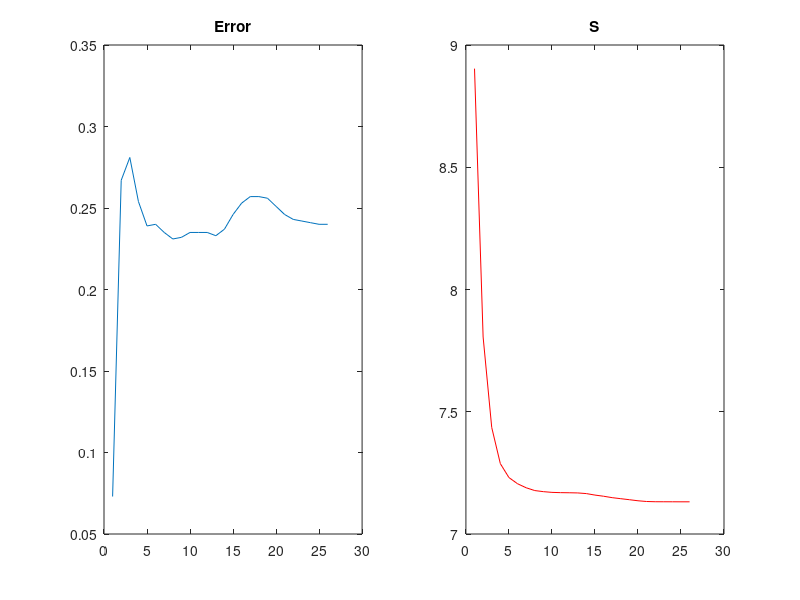

The MATLAB source for this figure:
a = fopen('digitdata.txt');
totaldat = textscan(a,'%s','Delimiter','\n');
data = totaldat{1};
imagestore = zeros(1000,159);

a2 = fopen('digitlabels.txt');
totaldat2 = textscan(a2,'%s','Delimiter','\n');
data2 = totaldat2{1};

for i = 1:1000
    imageobt = data{i+1};
    image = strsplit(imageobt);
    labelobt = data2{i+1};
    label = strsplit(labelobt);
    for j = 2:size(image,2)
         s = strrep(image{j}, 'pixel', '');
         s = strrep(s, '"', '');
         labeler = str2double(label{2});
         %imagestore(i,j-1) = str2double(s);
         imagestore(i,j-1) = str2double(s)/255;
    end
    imagestore(i,158) = labeler;
    
end

imagestore = imagestore(randperm(size(imagestore,1)),:);



%value = imagestore(1:4,1:157);
value = rand(4,157);


error = ones(4,157);
zeromatrix = zeros(4,157);

plotmat = zeros(30,3);

it = 0;
while  not(isequal(error,zeromatrix)) && (it<30)
    it = it+1;
    confuse = zeros(10,4);
    
    %calculating closest category
    for i = 1:1000
        dist = zeros(4,1);
        for j = 1:4
            dist(j,1) = sum((imagestore(i,1:157)-value(j,:)).^2);
        end
        [minval,minindex]=min(dist);
        imagestore(i,159)=minindex;
    end
    
    old = value;
    new = zeros(4,157);
    count = zeros(4,1);
    
    for i = 1:1000
        cv = imagestore(i,159);
        new(cv,:) = new(cv,:)+ imagestore(i,1:157);
        count(cv,1) = count(cv,1)+1;
    end
    for j = 1:4
        new(j,:) = new(j,:)/count(j,1);
    end

    error = new-old;
    value = new;
    
    for i = 1:1000
        a1 = imagestore(i,158);
        a2 = imagestore(i,159);
        confuse(a1,a2) = confuse(a1,a2)+1;
                  
    end
    misclssified = sum(confuse,2)-(max(confuse'))';
    errorold = sum(misclssified)/1000;
    
    sumval = 0;
    count=0;
    for i = 1:1000
        j = imagestore(i,159);
        sumval = sumval + sum((imagestore(i,1:157)-value(j,:)).^2);
    end
    S = sumval/1000;
    plotmat(it,1)=errorold;
    plotmat(it,2)=S;
    plotmat(it,3)=it;
    
end
plotmat = plotmat(1:it,:);

figure % create new figure
subplot(1,2,1) % first subplot
plot(plotmat(:,1));
title('Error');
subplot(1,2,2)
plot(plotmat(:,2),'r');
title('S');